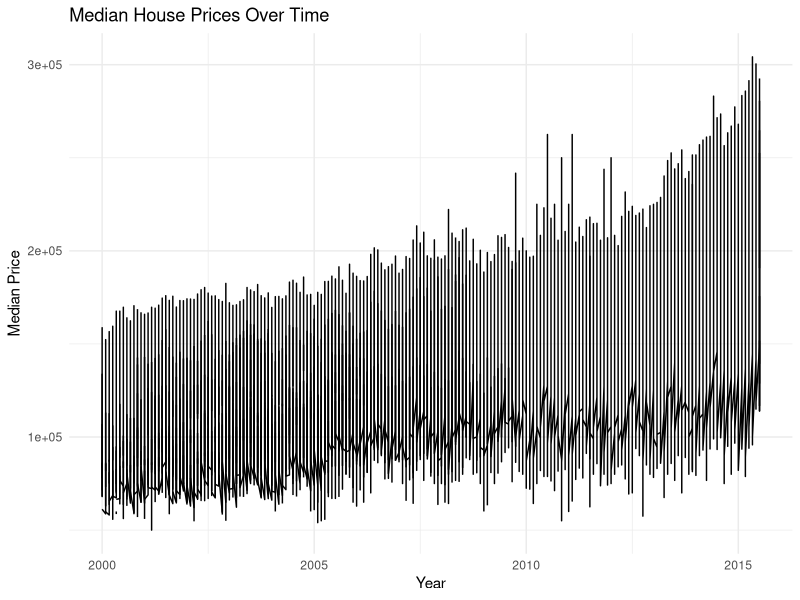
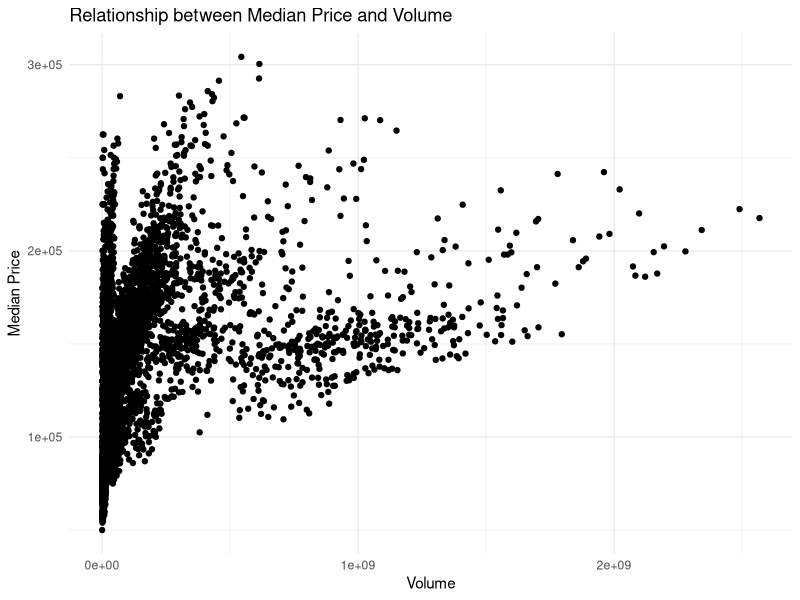

Here is the R script that generated these plots, in order:
# Load the required library
library(ggplot2)

# Load the txhousing dataset
data(txhousing)

# Check for missing values
missing_values <- sum(!complete.cases(txhousing))
print(paste("Number of missing values:", missing_values))

# Summary statistics
summary(txhousing)

# Visualize median house prices by year and month
price_plot <- ggplot(txhousing, aes(x = date, y = median)) +
  geom_line() +
  labs(x = "Year", y = "Median Price", title = "Median House Prices Over Time") +
  theme_minimal()

# Display the price plot
price_plot

# Visualize the relationship between median house price and volume
volume_price_plot <- ggplot(txhousing, aes(x = volume, y = median)) +
  geom_point() +
  labs(x = "Volume", y = "Median Price", title = "Relationship between Median Price and Volume") +
  theme_minimal()

# Display the volume-price plot
volume_price_plot
